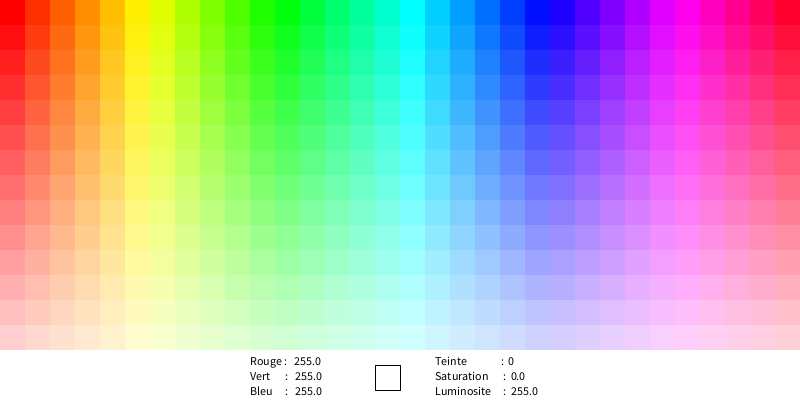
Frame 1 (no input)
Frame 60 (the mouse pressed at the canvas centre just before this capture): identical to frame 1, image omitted
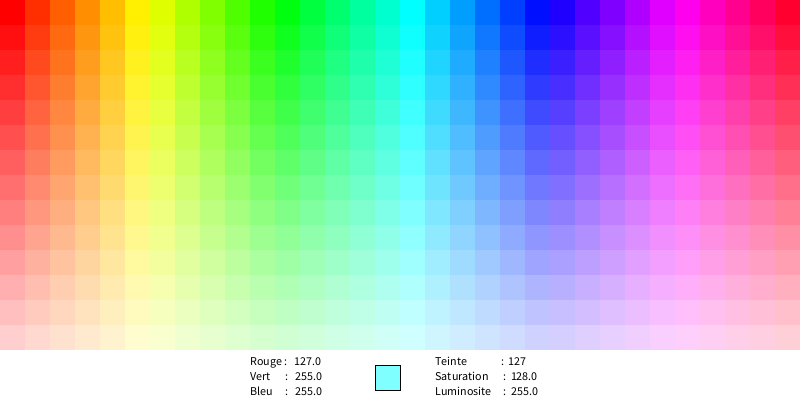
Frame 120 (the mouse held since frame 60 and released just before this capture)

The Processing sketch that drew these frames (run headless with seeded random() and noise(); from frame 60 on, the mouse is pressed at the canvas centre):

// Processing sketch: processing_180836
// ── processing_180836.pde

int stepX=25;
int stepY=25;

color c = color(255);

void setup(){
  size(800, 400);
  background(255);
  background(255);
}

void draw(){
   
  background(255);
  pushStyle();
  noStroke();
  colorMode(HSB, width, height, 100);

 
  for (int gridY=0; gridY<height-50; gridY+=stepY){
    for (int gridX=0; gridX<width; gridX+=stepX){
      fill(gridX, height-gridY,height);
      rect(gridX, gridY, stepX, stepY);
    }
  }
  popStyle();
  
  colorMode(RGB);
  loadPixels();
  if (mousePressed){
   c = pixels[mouseY*width+mouseX];
  }
  
  pushStyle();
  stroke(0);
  fill(c);
  rect(width/2 - stepX, height-35,25,25);
  popStyle();
  
  fill(0);
  text("Rouge :   "+red(c), 250, height-35);
  text("Vert      :   "+ green(c), 250, height-20);
  text("Bleu     :   "+ blue(c), 250, height-5);
  
  
  text("Teinte              :  "+ int(hue(c)) , width/2 + 35, height-35);
  text("Saturation      :  "+ saturation(c), width/2 + 35, height-20);
  text("Luminosite     :  "+ brightness(c), width/2 + 35, height-5);
  

  
}
